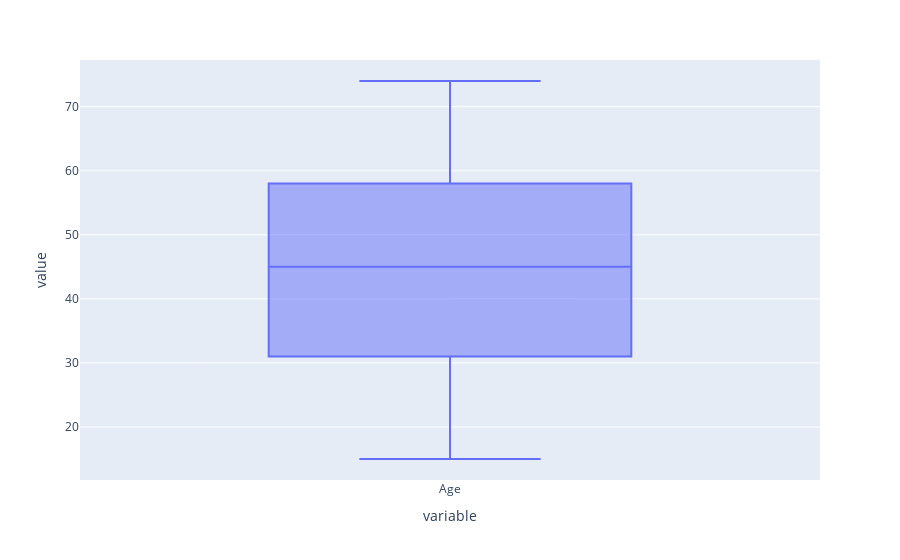

The notebook cell this image was saved under:
### Markdown cell above
### Age Column

### Code cell
fig = px.box(df["Age"])
fig.show()

### Figure 1 — Plotly figure (JSON) as saved in the notebook; plotly's stock layout.template omitted (floating-point values rounded to 4 significant figures; data arrays with more than 128 entries replaced by an {"elided": "..."} marker saying what was removed)
{"data": [{"alignmentgroup": "True", "hovertemplate": "variable=%{x}<br>value=%{y}<extra></extra>", "legendgroup": "", "marker": {"color": "#636efa"}, "name": "", "notched": false, "offsetgroup": "", "orientation": "v", "showlegend": false, "type": "box", "x": {"elided": "200 str values"}, "x0": " ", "xaxis": "x", "y": {"elided": "200 int values"}, "y0": " ", "yaxis": "y"}], "layout": {"boxmode": "group", "legend": {"tracegroupgap": 0}, "margin": {"t": 60}, "xaxis": {"anchor": "y", "domain": [0, 1], "title": {"text": "variable"}}, "yaxis": {"anchor": "x", "domain": [0, 1], "title": {"text": "value"}}}}
